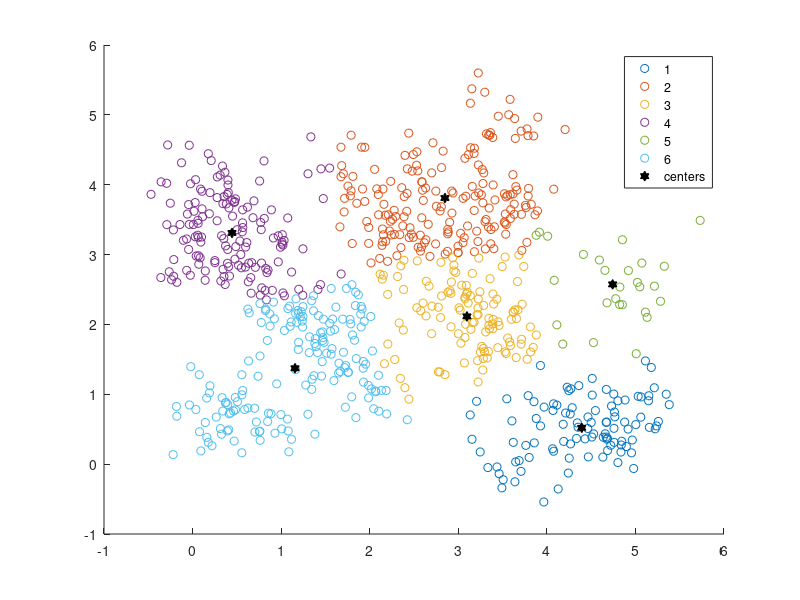

Write the MATLAB code that produced this figure.
X = load('testdata7.txt');
Xsize = size(X);

k = 6;
centers = zeros(k,2);
for i = 1:k
    c = randi([1 Xsize(1)]);
    j = 1;
    while(j <= k)
        if X(c,:) == centers(j,:)
            c = randi([1 Xsize(1)]);
            j = 1;
        end
        j = j + 1;
    end
    centers(i,:) = X(c,:);
end
%plot(X(:,1),X(:,2),'*','color','r')
distance = zeros(1,k);
U = zeros(size(X));

num_epoch = 0;
Q_1 = 1;
Q = 0;

while(Q ~= Q_1)
    for i = 1: Xsize(1)
        for j = 1:k
        distance(j) = pdist([centers(j,:);X(i,:)],'minkowski',4);
        end
        [value,arg] = min(distance);
        U(i,:) = [arg,distance(arg)];
    end
    Q_1 = Q;
    %figure(epoch)
    %gscatter(X(:,1), X(:,2), U(:,1));
    Q = sum(U(:,2));
    for q = 1:k
        x = X(U(:,1) == q,:);
        x_mean = mean(x);
        centers(q,:) = x_mean;
    end
    num_epoch = num_epoch + 1;
end
num_epoch
gscatter(X(:,1), X(:,2), U(:,1));
hold on;
plot(centers(:,1),centers(:,2),'h','MarkerSize',7,'MarkerEdgeColor','k',...
    'MarkerFaceColor', 'k','DisplayName','centers');
hold off;